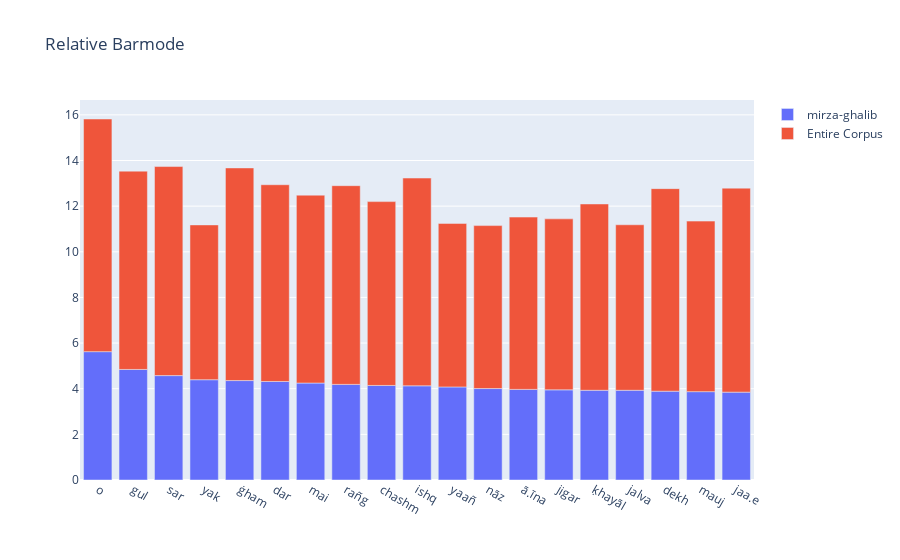

The notebook cell this image was saved under:
### Markdown cell above
# Relative Bar Chart

### Code cell
def relative_bar_chart(df_uni,total_corpus_words,poet1,poet2,num_words):
    merged_words=mergeWords(df_uni,total_corpus_words)

    #Remove zeros (As log(0) is -inf)
    Count_x=np.log([1 if merged_words.loc[i, "Count_x"] == 0 else merged_words.loc[i, "Count_x"] for i in range(1,len(merged_words)) ])  
    Count_y=np.log([1 if merged_words.loc[i, "Count_y"] == 0 else merged_words.loc[i, "Count_y"] for i in range(1,len(merged_words)) ])  

    # Create a List with words and their counts eg ([word,count1,count2])
    data=[]
    for i in range(1,num_words):
        data.append([merged_words.loc[i, "Words"],Count_x[i-1],Count_y[i-1]])
    data=np.array(data)

    x = data[:,0]

    fig = go.Figure()
    fig.add_trace(go.Bar(x=x, y=data[:,1],name=poet1))
    fig.add_trace(go.Bar(x=x, y=data[:,2],name=poet2))


    fig.update_layout(barmode='relative', title_text='Relative Barmode')
    fig.show()
relative_bar_chart(df_uni,total_corpus_words,'mirza-ghalib','Entire Corpus',20)

### Figure 1 — Plotly figure (JSON) as saved in the notebook; plotly's stock layout.template omitted (floating-point values rounded to 4 significant figures)
{"data": [{"name": "mirza-ghalib", "type": "bar", "x": ["o", "gul", "sar", "yak", "ġham", "dar", "mai", "rañg", "chashm", "ishq", "yaañ", "nāz", "ā.īna", "jigar", "ḳhayāl", "jalva", "dekh", "mauj", "jaa.e"], "y": ["5.6240175061873385", "4.844187086458591", "4.574710978503383", "4.394449154672439", "4.356708826689592", "4.31748811353631", "4.248495242049359", "4.189654742026425", "4.143134726391533", "4.127134385045092", "4.07753744390572", "4.007333185232471", "3.970291913552122", "3.9512437185814275", "3.9318256327243257", "3.9318256327243257", "3.8918202981106265", "3.871201010907891", "3.8501476017100584"]}, {"name": "Entire Corpus", "type": "bar", "x": ["o", "gul", "sar", "yak", "ġham", "dar", "mai", "rañg", "chashm", "ishq", "yaañ", "nāz", "ā.īna", "jigar", "ḳhayāl", "jalva", "dekh", "mauj", "jaa.e"], "y": ["10.194476650745406", "8.68946441235669", "9.160309438370618", "6.78332520060396", "9.317579122645782", "8.621012520055235", "8.232440158470336", "8.706986763048892", "8.055157731819678", "9.103979355984773", "7.166265974133638", "7.140453043101158", "7.550661243105336", "7.491645473605133", "8.163940954755008", "7.251344983372214", "8.875426919818963", "7.473069088032197", "8.938925271988273"]}], "layout": {"barmode": "relative", "title": {"text": "Relative Barmode"}}}
